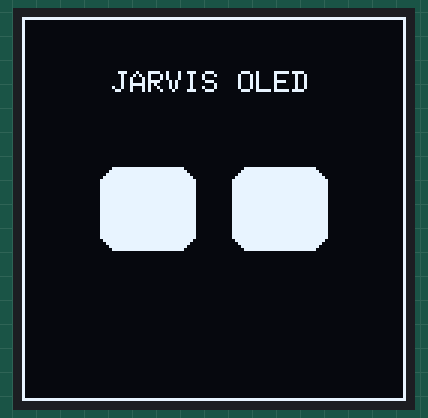
A sketch run on a simulated Arduino Uno, built with avr-gcc and run on an emulated ATmega328P. Parts: 128×128 one-colour display. What the sketch prints to the serial monitor is not drawn.

Above: at 0.5 s.

The sketch:

oled_teste.ino
```cpp
/*
 * Teste isolado do OLED 1.5" 128x128 SPI (SH1107).
 * Fiação confirmada: SCL=13, SDA=11, CS=10, DC=9, RST=8
 */
#include <Arduino.h>
#include <U8g2lib.h>
#include <SPI.h>

U8G2_SH1107_128X128_1_4W_HW_SPI u8g2(U8G2_R0, /* cs=*/ 10, /* dc=*/ 9, /* reset=*/ 8);

void setup() {
  Serial.begin(115200);
  Serial.println("INICIANDO_TESTE_OLED_SH1107");

  u8g2.begin();
  u8g2.setPowerSave(0);
}

void loop() {
  u8g2.firstPage();
  do {
    // Moldura 128x128
    u8g2.drawFrame(0, 0, 128, 128);

    // Texto
    u8g2.setFont(u8g2_font_6x10_tf);
    u8g2.drawStr(30, 25, "JARVIS OLED");

    // Dois olhos robóticos centralizados
    u8g2.drawRBox(26, 50, 32, 28, 6);
    u8g2.drawRBox(70, 50, 32, 28, 6);
  } while (u8g2.nextPage());

  Serial.println("OLED_FRAME_DESENHADO");
  delay(1000);
}
```
